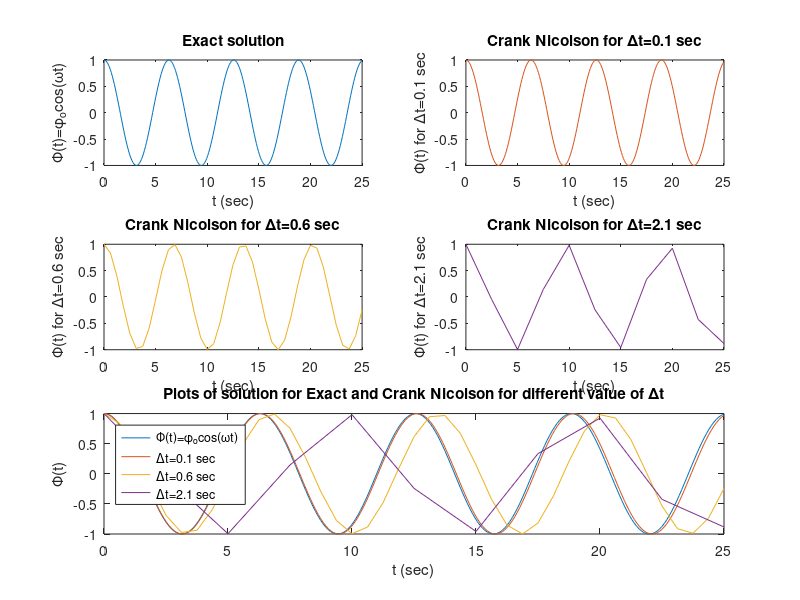

Source code (MATLAB):
% Rikesh Sharma 180606 

function z=crankNicolson()
    %Exact solution
    w2=1;
    w=1;
    phi0=1;
    deltat=0.1;
    tmax=25; 
    t=linspace(0,tmax,tmax/deltat);
    phi=phi0*cos(w*t);
    z0=phi;
    subplot(3,2,1);
    plot(t,z0);
    title('Exact solution');
    xlabel('t (sec)');
    ylabel('\Phi(t)=\phi_ocos(\omegat)');
    hold on
    
    % for delat t=0.1
    phi=zeros(2,1);
    phid=zeros(2,1);
    phi(1)=1;
    phid(1)=0;
    nmax=tmax/deltat;
    for n=2:nmax
       phi(n)=(phi(n-1)+phid(n-1)*deltat-w2*deltat*deltat*phi(n-1)/4)/(1+w2*deltat*deltat/4);
       phid(n)=phid(n-1)-w2*(phi(n-1)+phi(n))*deltat/2;
    end
    subplot(3,2,2);
    z1=phi;
    t=linspace(0,tmax,tmax/deltat);
    plot(t,z1,'Color',[0.8500, 0.3250, 0.0980]);
    title('Crank Nicolson for \Deltat=0.1 sec');
    xlabel('t (sec)');
    ylabel('\Phi(t) for \Deltat=0.1 sec');
    
    % for delat t=0.6
    deltat=0.6;
    phi=zeros(2,1);
    phid=zeros(2,1);
    phi(1)=1;
    phid(1)=0;
    nmax=tmax/deltat;
    for n=2:nmax
       phi(n)=(phi(n-1)+phid(n-1)*deltat-w2*deltat*deltat*phi(n-1)/4)/(1+w2*deltat*deltat/4);
       phid(n)=phid(n-1)-w2*(phi(n-1)+phi(n))*deltat/2;
    end
    subplot(3,2,3);
    z2=phi;
    t=linspace(0,tmax,tmax/deltat);
    plot(t,z2,'Color',[0.9290, 0.6940, 0.1250]);
    title('Crank Nicolson for \Deltat=0.6 sec');
    xlabel('t (sec)');
    ylabel('\Phi(t) for \Deltat=0.6 sec');
    
    % for delat t=2.1
    deltat=2.1;
    phi=zeros(2,1);
    phid=zeros(2,1);
    phi(1)=1;
    phid(1)=0;
    nmax=tmax/deltat;
    for n=2:nmax
       phi(n)=(phi(n-1)+phid(n-1)*deltat-w2*deltat*deltat*phi(n-1)/4)/(1+w2*deltat*deltat/4);
       phid(n)=phid(n-1)-w2*(phi(n-1)+phi(n))*deltat/2;
    end
    subplot(3,2,4);
    z3=phi;
    t=linspace(0,tmax,tmax/deltat);
    plot(t,z3,'color',[0.4940, 0.1840, 0.5560]);
    title('Crank Nicolson for \Deltat=2.1 sec');
    xlabel('t (sec)');
    ylabel('\Phi(t) for \Deltat=2.1 sec');
    
    %all plots in one graph
    subplot(3,2,5:6);
    deltat1=0.1; deltat2=0.6; deltat3=2.1;
    t0=linspace(0,tmax,tmax/deltat1);
    t1=linspace(0,tmax,tmax/deltat1);
    t2=linspace(0,tmax,tmax/deltat2);
    t3=linspace(0,tmax,tmax/deltat3);
    plot(t0,z0,t1,z1,t2,z2,t3,z3);
    title('Plots of solution for Exact and Crank Nicolson for different value of \Deltat');
    xlabel('t (sec)');
    ylabel('\Phi(t)');
    legend({'\Phi(t)=\phi_ocos(\omegat)','\Deltat=0.1 sec','\Deltat=0.6 sec','\Deltat=2.1 sec'},'Location','northwest');
       %z=[z1(1:20),z2(1:20),z3(1:20)];

end